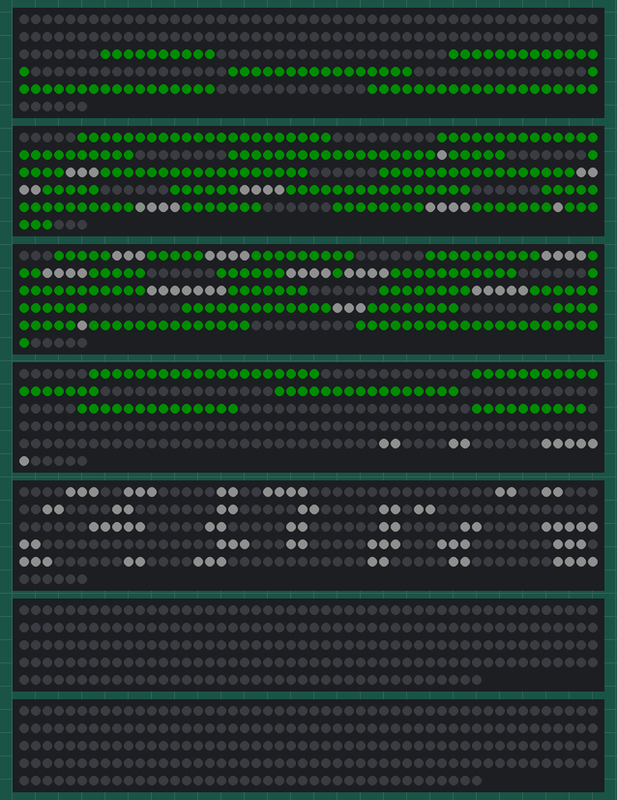
A sketch run on a simulated ESP32. On the bench: 5 × 256 RGB LEDs in strip order, left to right, continuing on the next row, 2 × 240 RGB LEDs in strip order, left to right, continuing on the next row. Dim RGB values are drawn brighter than linear; nothing arrives over Bluetooth unless stated; what the sketch prints to the serial monitor is not drawn.

Above: at 0.6 s.

The sketch:

MAIN.ino
```cpp
#include "BluetoothSerial.h"
#include <FastLED.h>

//#define LED_N 1760
#define LED_N 1280
#define pixels_front_num 256
#define pixels_arm_num 240
#define FRONT_1 4
#define FRONT_2 26
#define FRONT_3 27
#define FRONT_4 32
#define FRONT_5 33

#define ARM_1 23
#define ARM_2 19

#define BRIGHTNESS 15

#define format_size 6000

BluetoothSerial SerialBT;

CRGBArray<pixels_front_num> front_1;
CRGBArray<pixels_front_num> front_2;
CRGBArray<pixels_front_num> front_3;
CRGBArray<pixels_front_num> front_4;
CRGBArray<pixels_front_num> front_5;
CRGBArray<pixels_arm_num> arm_1;
CRGBArray<pixels_arm_num> arm_2;

byte RGB_data[format_size] = {
  0, 0, 0, 0, 0, 0, 0, 0, 0, 0, 0, 0, 0, 0, 0, 0, 0, 0, 0, 0, 0, 0, 0, 0, 0, 0, 0, 0, 0, 0, 0, 0, 0, 0, 0, 0, 0, 0, 0, 0, 0, 0, 0, 0, 0, 0, 0, 0, 0, 0, 0, 0, 0, 0, 0, 0, 0, 0, 0, 0, 0, 0, 0, 0, 0, 0, 0, 0, 0, 0, 0, 0, 0, 0, 0, 0, 0, 0, 0, 0, 0, 0, 0, 0, 0, 0, 0, 0, 0, 0, 0, 0, 0, 0, 0, 0, 0, 0, 0, 0, 0, 0, 0, 0, 0, 0, 0, 0, 0, 0, 0, 0, 0, 0, 0, 0, 0, 0, 0, 0, 0, 0, 0, 0, 0, 0, 0, 0, 0, 0, 0, 0, 0, 0, 0, 0, 0, 0, 0, 0, 0, 0, 0, 0, 0, 0, 0, 0, 0, 0, 0, 0, 0, 0, 0, 0, 0, 0, 0, 0, 0, 0, 0, 0, 0, 0, 0, 0, 0, 0, 0, 0, 0, 0, 0, 0, 0, 0, 0, 0, 0, 0, 0, 0, 0, 0, 0, 0, 0, 0, 0, 0, 0, 0, 0, 0, 0, 0, 0, 0, 0, 0, 0, 0, 0, 0, 0, 0, 0, 0, 0, 0, 0, 0, 0, 0, 0, 0, 0, 0, 0, 0, 0, 0, 0, 0, 0, 0, 0, 0, 0, 0, 0, 0, 0, 0, 0, 0, 0, 0, 0, 0, 0, 0, 0, 0, 0, 0, 0, 0, 0, 0, 0, 0, 0, 0, 0, 0, 0, 0, 0, 0, 0, 0, 0, 0, 0, 0, 0, 0, 0, 0, 0, 0, 0, 0, 0, 0, 0, 0, 0, 0, 0, 0, 0, 0, 0, 0, 0, 0, 0, 0, 0, 0, 0, 0, 0, 0, 0, 0, 0, 0, 0, 0, 0, 0, 0, 0, 0, 0, 0, 0, 0, 0, 0, 0, 0, 0, 0, 0, 0, 0, -42, 0, 0, -42, 0, 0, -42, 0, 0, -42, 0, 0, -42, 0, 0, -42, 0, 0, -42, 0, 0, -42, 0, 0, -42, 0, 0, -42, 0, 0, 0, 0, 0, 0, 0, 0, 0, 0, 0, 0, 0, 0, 0, 0, 0, 0, 0, 0, 0, 0, 0, 0, 0, 0, 0, 0, 0, 0, 0, 0, 0, 0, 0, 0, 0, 0, 0, 0, 0, 0, 0, 0, 0, 0, 0, 0, 0, 0, 0, 0, 0, 0, 0, 0, 0, 0, 0, 0, 0, 0, -42, 0, 0, -42, 0, 0, -42, 0, 0, -42, 0, 0, -42, 0, 0, -42, 0, 0, -42, 0, 0, -42, 0, 0, -42, 0, 0, -42, 0, 0, -42, 0, 0, -42, 0, 0, -42, 0, 0, -42, 0, 0, 0, 0, 0, 0, 0, 0, 0, 0, 0, 0, 0, 0, 0, 0, 0, 0, 0, 0, 0, 0, 0, 0, 0, 0, 0, 0, 0, 0, 0, 0, 0, 0, 0, 0, 0, 0, 0, 0, 0, 0, 0, 0, 0, 0, 0, 0, 0, 0, 0, 0, 0, -42, 0, 0, -42, 0, 0, -42, 0, 0, -42, 0, 0, -42, 0, 0, -42, 0, 0, -42, 0, 0, -42, 0, 0, -42, 0, 0, -42, 0, 0, -42, 0, 0, -42, 0, 0, -42, 0, 0, -42, 0, 0, -42, 0, 0, -42, 0, 0, 0, 0, 0, 0, 0, 0, 0, 0, 0, 0, 0, 0, 0, 0, 0, 0, 0, 0, 0, 0, 0, 0, 0, 0, 0, 0, 0, 0, 0, 0, 0, 0, 0, 0, 0, 0, 0, 0, 0, 0, 0, 0, 0, 0, 0, -42, 0, 0, -42, 0, 0, -42, 0, 0, -42, 0, 0, -42, 0, 0, -42, 0, 0, -42, 0, 0, -42, 0, 0, -42, 0, 0, -42, 0, 0, -42, 0, 0, -42, 0, 0, -42, 0, 0, -42, 0, 0, -42, 0, 0, -42, 0, 0, -42, 0, 0, -42, 0, 0, 0, 0, 0, 0, 0, 0, 0, 0, 0, 0, 0, 0, 0, 0, 0, 0, 0, 0, 0, 0, 0, 0, 0, 0, 0, 0, 0, 0, 0, 0, 0, 0, 0, 0, 0, 0, 0, 0, 0, -42, 0, 0, -42, 0, 0, -42, 0, 0, -42, 0, 0, -42, 0, 0, -42, 0, 0, -42, 0, 0, -42, 0, 0, -42, 0, 0, -42, 0, 0, -42, 0, 0, -42, 0, 0, -42, 0, 0, -42, 0, 0, -42, 0, 0, -42, 0, 0, -42, 0, 0, -42, 0, 0, -42, 0, 0, -42, 0, 0, 0, 0, 0, 0, 0, 0, 0, 0, 0, 0, 0, 0, 0, 0, 0, 0, 0, 0, 0, 0, 0, 0, 0, 0, 0, 0, 0, 0, 0, 0, 0, 0, 0, -42, 0, 0, -42, 0, 0, -42, 0, 0, -42, 0, 0, -42, 0, 0, -42, 0, 0, -42, 0, 0, -42, 0, 0, -42, 0, 0, -42, 0, 0, -42, 0, 0, -42, 0, 0, -42, 0, 0, -42, 0, 0, -42, 0, 0, -42, 0, 0, -42, 0, 0, -42, 0, 0, -42, 0, 0, -42, 0, 0, -42, 0, 0, -42, 0, 0, 0, 0, 0, 0, 0, 0, 0, 0, 0, 0, 0, 0, 0, 0, 0, 0, 0, 0, 0, 0, 0, 0, 0, 0, 0, 0, 0, -42, 0, 0, -42, 0, 0, -42, 0, 0, -42, 0, 0, -42, 0, 0, -42, 0, 0, -42, 0, 0, -42, 0, 0, -42, 0, 0, -42, 0, 0, -42, 0, 0, -42, 0, 0, -42, 0, 0, -42, 0, 0, -42, 0, 0, -42, 0, 0, -42, 0, 0, -42, 0, 0, -42, 0, 0, -42, 0, 0, -42, 0, 0, -42, 0, 0, -42, 0, 0, -42, 0, 0, 0, 0, 0, 0, 0, 0, 0, 0, 0, 0, 0, 0, 0, 0, 0, 0, 0, 0, 0, 0, 0, 0, 0, 0, -42, 0, 0, -42, 0, 0, -42, 0, 0, -42, 0, 0, -42, 0, -1, -3, -1, 0, -42, 0, 0, -42, 0, 0, -42, 0, 0, -42, 0, 0, -42, 0, 0, -42, 0, 0, -42, 0, 0, -42, 0, 0, -42, 0, 0, -42, 0, 0, -42, 0, 0, -42, 0, 0, -42, 0, 0, -42, 0, 0, -42, 0, 0, -42, 0, 0, -42, 0, 0, -42, 0, 0, 0, 0, 0, 0, 0, 0, 0, 0, 0, 0, 0, 0, 0, 0, 0, 0, 0, 0, 0, 0, 0, -42, 0, 0, -42, 0, 0, -42, 0, 0, -42, 0, 0, -42, 0, -1, -3, -1, -6, -6, -4, -1, -3, -1, 0, -42, 0, 0, -42, 0, 0, -42, 0, 0, -42, 0, 0, -42, 0, 0, -42, 0, 0, -42, 0, 0, -42, 0, 0, -42, 0, 0, -42, 0, 0, -42, 0, 0, -42, 0, 0, -42, 0, 0, -42, 0, 0, -42, 0, 0, -42, 0, 0, -42, 0, 0, -42, 0, 0, 0, 0, 0, 0, 0, 0, 0, 0, 0, 0, 0, 0, 0, 0, 0, 0, 0, 0, -42, 0, 0, -42, 0, 0, -42, 0, 0, -42, 0, 0, -42, 0, -1, -3, -1, -1, -8, -1, -1, -6, -1, -1, -3, -1, 0, -42, 0, 0, -42, 0, 0, -42, 0, 0, -42, 0, 0, -42, 0, 0, -42, 0, 0, -42, 0, 0, -42, 0, 0, -42, 0, 0, -42, 0, 0, -42, 0, 0, -42, 0, 0, -42, 0, 0, -42, 0, 0, -42, 0, 0, -42, 0, 0, -42, 0, 0, 0, 0, 0, 0, 0, 0, 0, 0, 0, 0, 0, 0, 0, 0, 0, 0, 0, 0, -42, 0, 0, -42, 0, 0, -42, 0, 0, -42, 0, 0, -42, 0, 0, -42, 0, -1, -3, -1, -4, -4, -10, -7, -3, -3, -1, -3, -1, 0, -42, 0, 0, -42, 0, 0, -42, 0, 0, -42, 0, 0, -42, 0, 0, -42, 0, 0, -42, 0, 0, -42, 0, 0, -42, 0, 0, -42, 0, 0, -42, 0, 0, -42, 0, 0, -42, 0, 0, -42, 0, 0, -42, 0, 0, -42, 0, 0, 0, 0, 0, 0, 0, 0, 0, 0, 0, 0, 0, 0, 0, 0, 0, 0, 0, 0, -42, 0, 0, -42, 0, 0, -42, 0, 0, -42, 0, 0, -42, 0, 0, -42, 0, 0, -42, 0, -1, -3, -1, -3, -5, -11, -1, -3, -1, -18, -11, -19, 0, -42, 0, 0, -42, 0, 0, -42, 0, 0, -42, 0, 0, -42, 0, 0, -42, 0, 0, -42, 0, 0, -42, 0, 0, -42, 0, 0, -42, 0, 0, -42, 0, 0, -42, 0, 0, -42, 0, 0, -42, 0, 0, -42, 0, 0, 0, 0, 0, 0, 0, 0, 0, 0, 0, 0, 0, 0, 0, 0, 0, 0, 0, 0, -42, 0, 0, -42, 0, 0, -42, 0, 0, -42, 0, 0, -42, 0, 0, -42, 0, 0, -42, 0, 0, -42, 0, -1, -3, -1, -6, -4, -9, -7, -5, -7, -13, -6, -14, 0, -42, 0, 0, -42, 0, 0, -42, 0, 0, -42, 0, 0, -42, 0, 0, -42, 0, 0, -42, 0, -1, -3, -1, 0, -42, 0, 0, -42, 0, 0, -42, 0, 0, -42, 0, 0, -42, 0, 0, -42, 0, 0, 0, 0, 0, 0, 0, 0, 0, 0, 0, 0, 0, 0, 0, 0, 0, 0, 0, 0, -42, 0, 0, -42, 0, 0, -42, 0, 0, -42, 0, 0, -42, 0, 0, -42, 0, 0, -42, 0, 0, -42, 0, 0, -42, 0, -1, -3, -1, -3, -7, -6, -1, -3, -1, -11, -5, -12, 0, -42, 0, 0, -42, 0, 0, -42, 0, 0, -42, 0, 0, -42, 0, -14, -4, -15, -1, -3, -1, -1, -3, -1, 0, -42, 0, 0, -42, 0, 0, -42, 0, 0, -42, 0, 0, -42, 0, 0, 0, 0, 0, 0, 0, 0, 0, 0, 0, 0, 0, 0, 0, 0, 0, 0, 0, 0, -42, 0, 0, -42, 0, 0, -42, 0, 0, -42, 0, 0, -42, 0, 0, -42, 0, 0, -42, 0, 0, -42, 0, 0, -42, 0, 0, -42, 0, -1, -3, -1, -6, -5, -6, -1, -3, -1, -1, -3, -1, 0, -42, 0, 0, -42, 0, 0, -42, 0, -1, -3, -1, -1, -3, -1, -1, -3, -1, -1, -3, -1, 0, -42, 0, 0, -42, 0, 0, -42, 0, 0, -42, 0, 0, -42, 0, 0, 0, 0, 0, 0, 0, 0, 0, 0, 0, 0, 0, 0, 0, 0, 0, 0, 0, 0, -42, 0, 0, -42, 0, 0, -42, 0, 0, -42, 0, 0, -42, 0, 0, -42, 0, 0, -42, 0, 0, -42, 0, 0, -42, 0, 0, -42, 0, 0, -42, 0, -1, -3, -1, -3, -7, -2, -1, -3, -1, -1, -3, -1, 0, -42, 0, -1, -3, -1, -8, -4, -8, -1, -3, -1, -1, -3, -1, 0, -42, 0, 0, -42, 0, 0, -42, 0, 0, -42, 0, 0, -42, 0, 0, -42, 0, 0, 0, 0, 0, 0, 0, 0, 0, 0, 0, 0, 0, 0, 0, 0, 0, 0, 0, 0, -42, 0, 0, -42, 0, 0, -42, 0, 0, -42, 0, 0, -42, 0, 0, -42, 0, 0, -42, 0, 0, -42, 0, 0, -42, 0, 0, -42, 0, 0, -42, 0, 0, -42, 0, -1, -3, -1, -7, -5, -7, -3, -8, -3, -1, -3, -1, -3, -5, -3, -1, -3, -1, -1, -3, -1, 0, -42, 0, 0, -42, 0, 0, -42, 0, 0, -42, 0, 0, -42, 0, 0, -42, 0, 0, -42, 0, 0, 0, 0, 0, 0, 0, 0, 0, 0, 0, 0, 0, 0, 0, 0, 0, 0, 0, 0, 0, 0, 0, -42, 0, 0, -42, 0, 0, -42, 0, 0, -42, 0, 0, -42, 0, 0, -42, 0, 0, -42, 0, 0, -42, 0, 0, -42, 0, 0, -42, 0, 0, -42, 0, 0, -42, 0, -1, -3, -1, -3, -5, -11, -8, -3, -4, -1, -3, -1, -1, -3, -1, 0, -42, 0, 0, -42, 0, 0, -42, 0, 0, -42, 0, 0, -42, 0, 0, -42, 0, 0, -42, 0, 0, -42, 0, 0, 0, 0, 0, 0, 0, 0, 0, 0, 0, 0, 0, 0, 0, 0, 0, 0, 0, 0, 0, 0, 0, -42, 0, 0, -42, 0, 0, -42, 0, 0, -42, 0, 0, -42, 0, 0, -42, 0, 0, -42, 0, 0, -42, 0, 0, -42, 0, 0, -42, 0, 0, -42, 0, 0, -42, 0, 0, -42, 0, -1, -3, -1, -3, -5, -2, -1, -3, -1, 0, -42, 0, 0, -42, 0, 0, -42, 0, 0, -42, 0, 0, -42, 0, 0, -42, 0, 0, -42, 0, 0, -42, 0, 0, 0, 0, 0, 0, 0, 0, 0, 0, 0, 0, 0, 0, 0, 0, 0, 0, 0, 0, 0, 0, 0, 0, 0, 0, -42, 0, 0, -42, 0, 0, -42, 0, 0, -42, 0, 0, -42, 0, 0, -42, 0, 0, -42, 0, 0, -42, 0, 0, -42, 0, 0, -42, 0, 0, -42, 0, 0, -42, 0, 0, -42, 0, 0, -42, 0, -1, -3, -1, 0, -42, 0, 0, -42, 0, 0, -42, 0, 0, -42, 0, 0, -42, 0, 0, -42, 0, 0, -42, 0, 0, -42, 0, 0, -42, 0, 0, 0, 0, 0, 0, 0, 0, 0, 0, 0, 0, 0, 0, 0, 0, 0, 0, 0, 0, 0, 0, 0, 0, 0, 0, 0, 0, 0, -42, 0, 0, -42, 0, 0, -42, 0, 0, -42, 0, 0, -42, 0, 0, -42, 0, 0, -42, 0, 0, -42, 0, 0, -42, 0, 0, -42, 0, 0, -42, 0, 0, -42, 0, 0, -42, 0, 0, -42, 0, 0, -42, 0, 0, -42, 0, 0, -42, 0, 0, -42, 0, 0, -42, 0, 0, -42, 0, 0, -42, 0, 0, -42, 0, 0, 0, 0, 0, 0, 0, 0, 0, 0, 0, 0, 0, 0, 0, 0, 0, 0, 0, 0, 0, 0, 0, 0, 0, 0, 0, 0, 0, 0, 0, 0, 0, 0, 0, -42, 0, 0, -42, 0, 0, -42, 0, 0, -42, 0, 0, -42, 0, 0, -42, 0, 0, -42, 0, 0, -42, 0, 0, -42, 0, 0, -42, 0, 0, -42, 0, 0, -42, 0, 0, -42, 0, 0, -42, 0, 0, -42, 0, 0, -42, 0, 0, -42, 0, 0, -42, 0, 0, -42, 0, 0, -42, 0, 0, 0, 0, 0, 0, 0, 0, 0, 0, 0, 0, 0, 0, 0, 0, 0, 0, 0, 0, 0, 0, 0, 0, 0, 0, 0, 0, 0, 0, 0, 0, 0, 0, 0, 0, 0, 0, 0, 0, 0, -42, 0, 0, -42, 0, 0, -42, 0, 0, -42, 0, 0, -42, 0, 0, -42, 0, 0, -42, 0, 0, -42, 0, 0, -42, 0, 0, -42, 0, 0, -42, 0, 0, -42, 0, 0, -42, 0, 0, -42, 0, 0, -42, 0, 0, -42, 0, 0, -42, 0, 0, -42, 0, 0, 0, 0, 0, 0, 0, 0, 0, 0, 0, 0, 0, 0, 0, 0, 0, 0, 0, 0, 0, 0, 0, 0, 0, 0, 0, 0, 0, 0, 0, 0, 0, 0, 0, 0, 0, 0, 0, 0, 0, 0, 0, 0, 0, 0, 0, -42, 0, 0, -42, 0, 0, -42, 0, 0, -42, 0, 0, -42, 0, 0, -42, 0, 0, -42, 0, 0, -42, 0, 0, -42, 0, 0, -42, 0, 0, -42, 0, 0, -42, 0, 0, -42, 0, 0, -42, 0, 0, -42, 0, 0, -42, 0, 0, 0, 0, 0, 0, 0, 0, 0, 0, 0, 0, 0, 0, 0, 0, 0, 0, 0, 0, 0, 0, 0, 0, 0, 0, 0, 0, 0, 0, 0, 0, 0, 0, 0, 0, 0, 0, 0, 0, 0, 0, 0, 0, 0, 0, 0, 0, 0, 0, 0, 0, 0, -42, 0, 0, -42, 0, 0, -42, 0, 0, -42, 0, 0, -42, 0, 0, -42, 0, 0, -42, 0, 0, -42, 0, 0, -42, 0, 0, -42, 0, 0, -42, 0, 0, -42, 0, 0, -42, 0, 0, -42, 0, 0, 0, 0, 0, 0, 0, 0, 0, 0, 0, 0, 0, 0, 0, 0, 0, 0, 0, 0, 0, 0, 0, 0, 0, 0, 0, 0, 0, 0, 0, 0, 0, 0, 0, 0, 0, 0, 0, 0, 0, 0, 0, 0, 0, 0, 0, 0, 0, 0, 0, 0, 0, 0, 0, 0, 0, 0, 0, 0, 0, 0, -42, 0, 0, -42, 0, 0, -42, 0, 0, -42, 0, 0, -42, 0, 0, -42, 0, 0, -42, 0, 0, -42, 0, 0, -42, 0, 0, -42, 0, 0, 0, 0, 0, 0, 0, 0, 0, 0, 0, 0, 0, 0, 0, 0, 0, 0, 0, 0, 0, 0, 0, 0, 0, 0, 0, 0, 0, 0, 0, 0, 0, 0, 0, 0, 0, 0, 0, 0, 0, 0, 0, 0, 0, 0, 0, 0, 0, 0, 0, 0, 0, 0, 0, 0, 0, 0, 0, 0, 0, 0, 0, 0, 0, 0, 0, 0, 0, 0, 0, 0, 0, 0, 0, 0, 0, 0, 0, 0, 0, 0, 0, 0, 0, 0, 0, 0, 0, 0, 0, 0, 0, 0, 0, 0, 0, 0, 0, 0, 0, 0, 0, 0, 0, 0, 0, 0, 0, 0, 0, 0, 0, 0, 0, 0, 0, 0, 0, 0, 0, 0, 0, 0, 0, 0, 0, 0, 0, 0, 0, 0, 0, 0, 0, 0, 0, 0, 0, 0, 0, 0, 0, 0, 0, 0, 0, 0, 0, 0, 0, 0, 0, 0, 0, 0, 0, 0, 0, 0, 0, 0, 0, 0, 0, 0, 0, 0, 0, 0, 0, 0, 0, 0, 0, 0, 0, 0, 0, 0, 0, 0, 0, 0, 0, 0, 0, 0, 0, 0, 0, 0, 0, 0, 0, 0, 0, 0, 0, 0, 0, 0, 0, 0, 0, 0, 0, 0, 0, 0, 0, 0, 0, 0, 0, 0, 0, 0, 0, 0, 0, 0, 0, 0, 0, 0, 0, 0, 0, 0, 0, 0, 0, 0, 0, 0, 0, 0, 0, 0, 0, 0, 0, 0, 0, 0, 0, -1, -3, -1, -1, -3, -1, 0, 0, 0, 0, 0, 0, 0, 0, 0, 0, 0, 0, -1, -3, -1, -1, -3, -1, 0, 0, 0, 0, 0, 0, 0, 0, 0, 0, 0, 0, 0, 0, 0, 0, 0, 0, -1, -3, -1, -1, -3, -1, -1, -3, -1, -1, -3, -1, -1, -3, -1, -1, -3, -1, 0, 0, 0, 0, 0, 0, 0, 0, 0, 0, 0, 0, 0, 0, 0, 0, 0, 0, 0, 0, 0, 0, 0, 0, 0, 0, 0, 0, 0, 0, 0, 0, 0, 0, 0, 0, -1, -3, -1, -1, -3, -1, -1, -3, -1, -1, -3, -1, 0, 0, 0, 0, 0, 0, -1, -3, -1, -1, -3, -1, 0, 0, 0, 0, 0, 0, 0, 0, 0, 0, 0, 0, 0, 0, 0, -1, -3, -1, -1, -3, -1, -1, -3, -1, 0, 0, 0, 0, 0, 0, -1, -3, -1, -1, -3, -1, -1, -3, -1, 0, 0, 0, 0, 0, 0, 0, 0, 0, 0, 0, 0, 0, 0, 0, 0, 0, 0, 0, 0, 0, 0, 0, 0, 0, 0, 0, 0, 0, 0, 0, 0, 0, 0, 0, 0, 0, 0, 0, -1, -3, -1, -1, -3, -1, 0, 0, 0, 0, 0, 0, -1, -3, -1, -1, -3, -1, 0, 0, 0, 0, 0, 0, 0, 0, 0, 0, 0, 0, 0, 0, 0, -1, -3, -1, -1, -3, -1, 0, 0, 0, 0, 0, 0, 0, 0, 0, 0, 0, 0, -1, -3, -1, -1, -3, -1, 0, 0, 0, 0, 0, 0, 0, 0, 0, 0, 0, 0, 0, 0, 0, 0, 0, 0, 0, 0, 0, 0, 0, 0, 0, 0, 0, 0, 0, 0, 0, 0, 0, 0, 0, 0, 0, 0, 0, 0, 0, 0, -1, -3, -1, -1, -3, -1, 0, 0, 0, -1, -3, -1, -1, -3, -1, 0, 0, 0, 0, 0, 0, 0, 0, 0, 0, 0, 0, 0, 0, 0, -1, -3, -1, -1, -3, -1, 0, 0, 0, 0, 0, 0, 0, 0, 0, 0, 0, 0, 0, 0, 0, -1, -3, -1, -1, -3, -1, 0, 0, 0, 0, 0, 0, 0, 0, 0, 0, 0, 0, 0, 0, 0, 0, 0, 0, 0, 0, 0, 0, 0, 0, 0, 0, 0, 0, 0, 0, 0, 0, 0, 0, 0, 0, 0, 0, 0, -1, -3, -1, -1, -3, -1, -1, -3, -1, -1, -3, -1, -1, -3, -1, 0, 0, 0, 0, 0, 0, 0, 0, 0, 0, 0, 0, 0, 0, 0, -1, -3, -1, -1, -3, -1, 0, 0, 0, 0, 0, 0, 0, 0, 0, 0, 0, 0, 0, 0, 0, -1, -3, -1, -1, -3, -1, 0, 0, 0, 0, 0, 0, 0, 0, 0, 0, 0, 0, 0, 0, 0, 0, 0, 0, 0, 0, 0, 0, 0, 0, 0, 0, 0, 0, 0, 0, 0, 0, 0, -1, -3, -1, -1, -3, -1, -1, -3, -1, -1, -3, -1, -1, -3, -1, -1, -3, -1, -1, -3, -1, 0, 0, 0, 0, 0, 0, 0, 0, 0, 0, 0, 0, 0, 0, 0, -1, -3, -1, -1, -3, -1, 0, 0, 0, 0, 0, 0, 0, 0, 0, 0, 0, 0, 0, 0, 0, -1, -3, -1, -1, -3, -1, 0, 0, 0, 0, 0, 0, 0, 0, 0, 0, 0, 0, 0, 0, 0, 0, 0, 0, 0, 0, 0, 0, 0, 0, 0, 0, 0, 0, 0, 0, -1, -3, -1, -1, -3, -1, -1, -3, -1, 0, 0, 0, 0, 0, 0, 0, 0, 0, -1, -3, -1, -1, -3, -1, 0, 0, 0, 0, 0, 0, 0, 0, 0, 0, 0, 0, 0, 0, 0, -1, -3, -1, -1, -3, -1, -1, -3, -1, 0, 0, 0, 0, 0, 0, 0, 0, 0, -1, -3, -1, -1, -3, -1, -1, -3, -1, 0, 0, 0, 0, 0, 0, 0, 0, 0, 0, 0, 0, 0, 0, 0, 0, 0, 0, 0, 0, 0, 0, 0, 0, 0, 0, 0, -1, -3, -1, -1, -3, -1, -1, -3, -1, 0, 0, 0, 0, 0, 0, 0, 0, 0, 0, 0, 0, -1, -3, -1, -1, -3, -1, 0, 0, 0, 0, 0, 0, 0, 0, 0, 0, 0, 0, 0, 0, 0, 0, 0, 0, -1, -3, -1, -1, -3, -1, -1, -3, -1, 0, 0, 0, -1, -3, -1, -1, -3, -1, -1, -3, -1, 0, 0, 0, 0, 0, 0, 0, 0, 0, 0, 0, 0, 0, 0, 0, 0, 0, 0, 0, 0, 0, 0, 0, 0, 0, 0, 0, 0, 0, 0, -1, -3, -1, -1, -3, -1, 0, 0, 0, 0, 0, 0, 0, 0, 0, 0, 0, 0, 0, 0, 0, -1, -3, -1, -1, -3, -1, 0, 0, 0, 0, 0, 0, 0, 0, 0, 0, 0, 0, 0, 0, 0, 0, 0, 0, 0, 0, 0, -1, -3, -1, -1, -3, -1, -1, -3, -1, -1, -3, -1, 0, 0, 0, 0, 0, 0, 0, 0, 0, 0, 0, 0, 0, 0, 0, 0, 0, 0,
};


void led_change();

typedef struct led
{
  byte R;
  byte G;
  byte B;
} LED;

LED matrix[LED_N];
unsigned int  k = 0, locate = 0,i;

void setup() {
  // put your setup code here, to run once:
  SerialBT.begin("115200");
  SerialBT.begin("MAIN_kaki");

  FastLED.addLeds<NEOPIXEL, FRONT_1>(front_1, pixels_front_num);
  FastLED.addLeds<NEOPIXEL, FRONT_2>(front_2, pixels_front_num);
  FastLED.addLeds<NEOPIXEL, FRONT_3>(front_3, pixels_front_num);
  FastLED.addLeds<NEOPIXEL, FRONT_4>(front_4, pixels_front_num);
  FastLED.addLeds<NEOPIXEL, FRONT_5>(front_5, pixels_front_num);
  FastLED.addLeds<NEOPIXEL, ARM_1>(arm_1, pixels_arm_num);
  FastLED.addLeds<NEOPIXEL, ARM_2>(arm_2, pixels_arm_num);

  FastLED.setBrightness(BRIGHTNESS);

  for (i = 0; i < LED_N * 3; i++)
    {
      if (( i % 3 ) == 0)
      {
        matrix[locate].R = RGB_data[i];
      }
      else if ( ( i % 3 ) == 1)
      {
        matrix[locate].G = RGB_data[i];
      }
      else if ( ( i % 3 ) == 2)
      {
        matrix[locate].B = RGB_data[i];
        locate++;

      }
    }
  delay(500);
  led_change();
  locate = 0;
  FastLED.clear();


}

void loop() {
  // put your main code here, to run repeatedly:
  if (SerialBT.available()) //bluetoothからデータが送信され、バッファに入る
  {
    byte tmp;

    tmp = SerialBT.read();

    if ((k % 3) == 0)matrix[locate].R = tmp;
    else if ((k % 3) == 1)matrix[locate].G = tmp;
    else if ((k % 3) == 2)
    {
      matrix[locate].B = tmp;
      locate++;
    }

    //debug start
    if (k % 3 == 0) SerialBT.println(matrix[locate].R);
    if (k % 3 == 1) SerialBT.println(matrix[locate].G);
    if (k % 3 == 2) SerialBT.println(matrix[locate - 1].B);
    //debug end

    k++;

    if (locate == LED_N)
    {
      led_change();
      locate = 0;
      k = 0;
    }
  }
}


void led_change()
{
  Serial.println("LEDに色をセットします");
  FastLED.clear();
  int  awase, udeawase = 29;
  for (i = 0; i < LED_N; i++)
  {
    if (i % 32 == 0)awase = 31;
    if (((i - 1280) % 30) == 0)udeawase = 29;
    if (0 <= i && i < 256) //256番目のピクセルまではフロントの一つ目のパネルまで
    {

      if (((i / 32) % 2) == 0) //((i/32) % 2)==0)
      {
        front_1[i + awase] = CRGB(matrix[i].R, matrix[i].G, matrix[i].B);
        awase -= 2;

      }
      else
      {
        front_1[i] = CRGB(matrix[i].R, matrix[i].G, matrix[i].B);
      }
    }
    else if (256 <= i && i < 512) //二つ目のパネル
    {
      if (((i / 32) % 2) == 0) //((i/32) % 2)==0)
      {
        front_2[i + awase - 256] = CRGB(matrix[i].R, matrix[i].G, matrix[i].B);
        awase -= 2;

      }
      else
      {
        front_2[i - 256] = CRGB(matrix[i].R, matrix[i].G, matrix[i].B);
      }
    }
    else if (512 <= i && i < 768) //三つ目のパネル
    {
      if (((i / 32) % 2) == 0) //((i/32) % 2)==0)
      {
        front_3[i + awase - 512] = CRGB(matrix[i].R, matrix[i].G, matrix[i].B);
        awase -= 2;

      }
      else
      {
        front_3[i - 512] = CRGB(matrix[i].R, matrix[i].G, matrix[i].B);
      }
    }
    else if (768 <= i && i < 1024) //4つ目のパネル
    {
      if (((i / 32) % 2) == 0) //((i/32) % 2)==0)
      {
        front_4[i + awase - 768] = CRGB(matrix[i].R, matrix[i].G, matrix[i].B);
        awase -= 2;

      }
      else
      {
        front_4[i - 768] = CRGB(matrix[i].R, matrix[i].G, matrix[i].B);
      }
    }
    else if (1024 <= i && i < 1280) //五つ目のパネル
    {
      if (((i / 32) % 2) == 0) //((i/32) % 2)==0)
      {
        front_5[i + awase - 1024] = CRGB(matrix[i].R, matrix[i].G, matrix[i].B);
        awase -= 2;

      }
      else
      {
        front_5[i - 1024] = CRGB(matrix[i].R, matrix[i].G, matrix[i].B);
      }
    }
    else if (1280 <= i && i < 1520) //腕の一つ
    {
      if (((i - 1280) / 30) % 2 == 0)
      {
        arm_1[i - 1280] = CRGB(matrix[i].R, matrix[i].G, matrix[i].B);
      }
      else
      {
        arm_1[udeawase + i - 1280] = CRGB(matrix[i].R, matrix[i].G, matrix[i].B);
        udeawase -= 2;
      }
    }
    else if (1520 <= i && i < 1760) //腕の一つ
    {
      if (((i - 1520) / 30) % 2 == 0)
      {
        arm_2[ i - 1520] = CRGB(matrix[i].R, matrix[i].G, matrix[i].B);
      }
      else
      {
        arm_2[udeawase + i - 1520] = CRGB(matrix[i].R, matrix[i].G, matrix[i].B);
        udeawase -= 2;
      }

    }
  }
  FastLED.show();
  FastLED.delay(8);
  Serial.println("LEDに色をセットしました");
}
```
